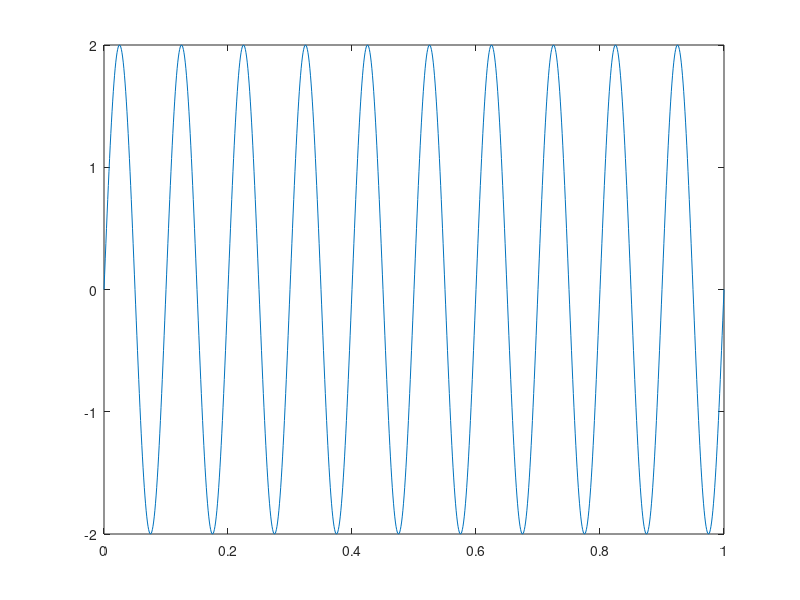

This chart was generated by the following MATLAB code:
%Generarea unui semnal armonic de frecvenţă 10Hz şi amplitudine 2, la o perioadă de eşantionare de 0.01.

%perioada de generare - similara cu perioada de esantionare
Te = 0.001;
%vectorul timpului - momentele de prelevare de semnal
t = 0:Te:1;
%frecventa semnalului
f = 10;
%pulsatia semnalului
w = 2*pi*f;
%amplitudinea semnalului
a = 2;
%semnalul generat / inregistrat in vectorul x
x = a*sin(w*t);
%prezentarea grafica a semnalului x
plot(t,x)

%exercitiul 2
save Semnal1.mat t x;
save Semnal2.mat Te x;
